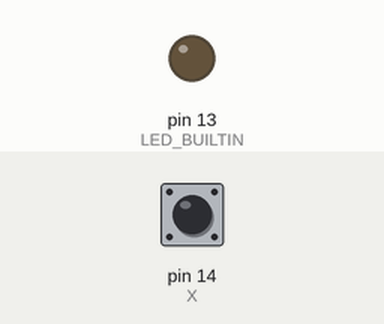
The sketch below on a simulated Arduino Uno, built with avr-gcc and run on an emulated ATmega328P. Shown: output pins drawn as LEDs (lit = HIGH). The test bench sets the inputs (shaded band); at power-on: pin 14 (X) HIGH.

Above: at 1.2 s.
1.3 s: pin 14 (X) pulled LOW for 0.15 s
At 1.5 s:
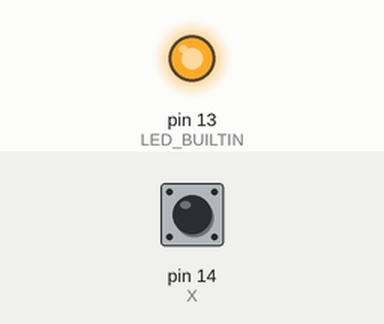
3.8 s: pin 14 (X) pulled LOW for 3.2 s
At 8.2 s:
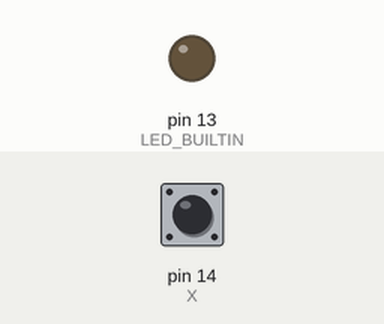
Timing chart, 0 to 9.7 s (numbered marks = the images above; inputs shaded):
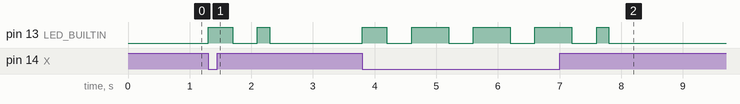

Measured:
- after the input at 1.3 s, pin 13 (LED_BUILTIN): LOW → HIGH at once, → LOW 0.40 s later, → HIGH 0.40 s later, → LOW 0.20 s later
- after the input at 3.8 s, pin 13 (LED_BUILTIN): goes HIGH 0.40 s, 3 × (LOW 0.40 s, HIGH 0.60 s), LOW 0.40 s, HIGH 0.20 s, then LOW, starting at once

The sketch:

ex2-2.ino
```cpp
#define X 14
#define LOW 0
void setup() {
  pinMode(LED_BUILTIN,OUTPUT);
  pinMode(X,INPUT_PULLUP); //Configure le port x
}

void loop() {
  int value = digitalRead(X);
  if (value == LOW){
    digitalWrite(LED_BUILTIN,HIGH);
    delay(400); //On attend 400ms
    digitalWrite(LED_BUILTIN,LOW);
    delay(400);
    digitalWrite(LED_BUILTIN,HIGH); //La LED s'allume
    delay(200);
    digitalWrite(LED_BUILTIN,LOW);
  }
}
```
